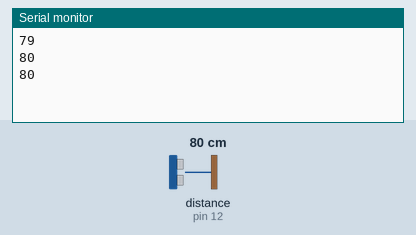
Recording of a sketch running on a simulated Arduino Uno, built with avr-gcc and run on an emulated ATmega328P. Shown: the last lines printed to the serial monitor. Wiring (inferred from the names in the program): ultrasonic range finder: trigger pin 11; echo pin 12. The test bench sets the inputs (shaded band); at power-on: distance to the obstacle (sensor on pin 12) 80 cm. The echo pulse lasts 58.3 µs per cm.

Above: at 1.3 s.
1.4 s: distance to the obstacle (sensor on pin 12) set to 2 cm
At 1.9 s:
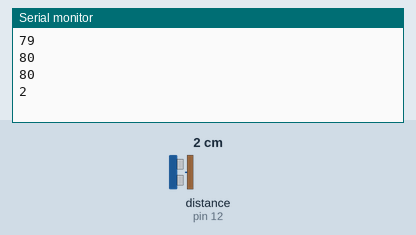
2.9 s: distance to the obstacle (sensor on pin 12) set to 4 cm
At 3.4 s:
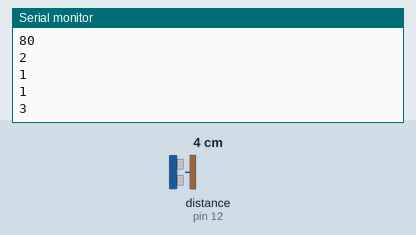
Timing chart, 0 to 5.9 s (numbered marks = the images above; inputs shaded):
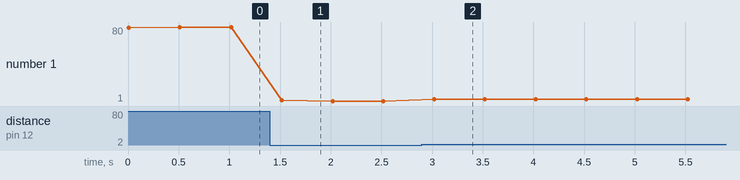

The sketch:

e4_ping_sensor_data_Read.ino
```cpp
/*Read a Ultrasonic sensor data (Ping sensor) via arduino using PytHon GUI
Note: Disconnect from Python IDE before uploading this sketch to your arduino
*/

//Declare variables
char  serialData;

//Ping sensor pins
int trigPin = 11;    // Trigger
int echoPin = 12;    // Echo
long duration, cm;

//Setup your baudrate & arduino pins
void setup()
{
  //Serial Port begin
  Serial.begin (9600);
  pinMode(trigPin, OUTPUT);
  pinMode(echoPin, INPUT);
  Serial.setTimeout(80);
}

void loop()
{
  // The sensor is triggered by a HIGH pulse of 10 or more microseconds.
  // Give a short LOW pulse beforehand to ensure a clean HIGH pulse:
  digitalWrite(trigPin, LOW);
  delayMicroseconds(5);
  digitalWrite(trigPin, HIGH);
  delayMicroseconds(10);
  digitalWrite(trigPin, LOW);

  // Read the signal from the sensor: a HIGH pulse whose
  // duration is the time (in microseconds) from the sending
  // of the ping to the reception of its echo off of an object.
  pinMode(echoPin, INPUT);
  duration = pulseIn(echoPin, HIGH);

  // Convert the time into a distance
  cm = (duration/2) / 29.1;     // Divide by 29.1 or multiply by 0.0343
  Serial.println(cm); //This will be sent to python for displaying graph
  delay(500);
}
```

Measured:
- after the input at 1.4 s, the serial monitor: prints a new line after 0.12 s (image 1)
- after the input at 2.9 s, the serial monitor: prints a new line after 0.12 s (image 2)
- plotted number 1: 80 → 1 after the input at 1.4 s, 1 → 3 after the input at 2.9 s
